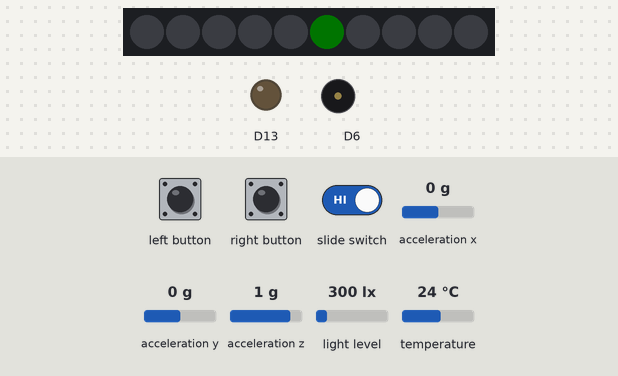
The sketch below on a simulated Adafruit Circuit Playground Express. Parts: 10 RGB LEDs in strip order, left to right, output pins drawn as LEDs (lit = HIGH), buzzer (waves = sounding). The inputs (shaded band) are chosen by the test bench; at power-on: acceleration x 0 g, acceleration y 0 g, acceleration z 1 g, light level 300 lx, temperature 24 °C. Dim RGB values are drawn brighter than linear; what the sketch prints to the serial monitor is not drawn.

Above: at 1.2 s.
1.3 s: slide switch set LOW
At 1.6 s:
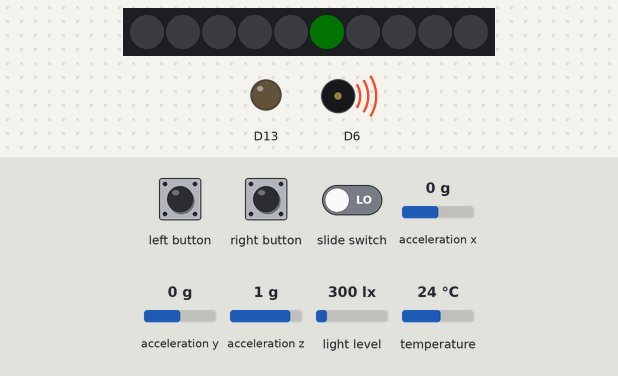
8.4 s: slide switch set HIGH
At 10.0 s:
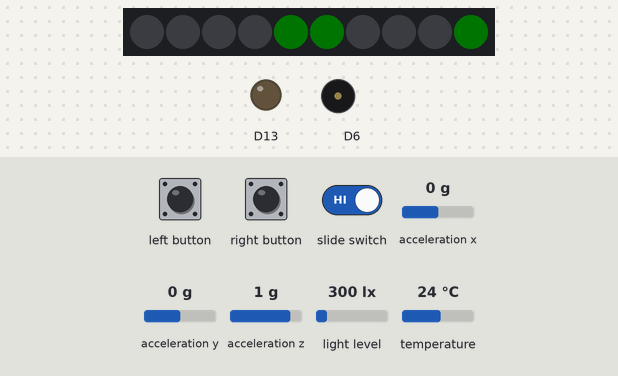
14.4 s: slide switch set LOW
At 15.23 s:
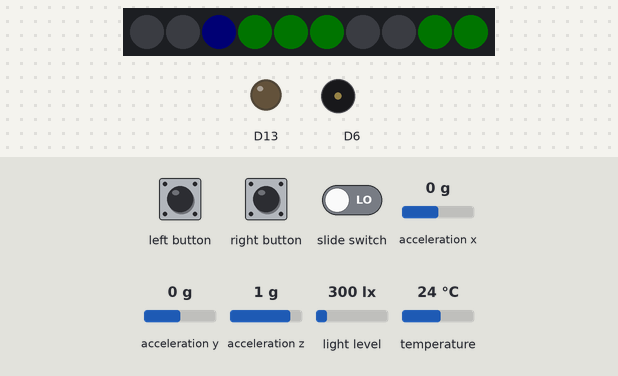
Timing chart, 0 to 39.3 s (numbered marks = the images above; inputs shaded):
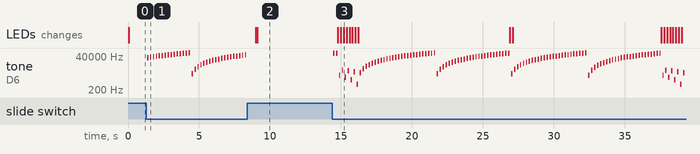

Measured:
- after the input at 1.3 s, tone on D6: plays 30500 Hz for 0.10 s, 33000 Hz for 0.10 s, 35500 Hz for 0.10 s, 38000 Hz for 0.10 s, 40500 Hz for 0.10 s, 43000 Hz for 0.10 s … (34 notes in this stretch), starting after 0.05 s
- after the input at 8.4 s, tone on D6: stops changing and stays silent
- after the input at 14.4 s, tone on D6: plays 59464 Hz for 0.10 s, 61964 Hz for 0.10 s, 2000 Hz for 0.10 s, 4500 Hz for 0.10 s, 1500 Hz for 0.10 s, 4000 Hz for 0.10 s … (119 notes in this stretch), starting after 0.05 s

The sketch:

cplay_32u4_npx_demo-aa.ino
```cpp
// Demo program for testing library and board - flip the switch to turn on/off buzzer

#include <Adafruit_CircuitPlayground.h>

// we light one pixel at a time, this is our counter
uint8_t pixeln = 0;
uint8_t pixelwhl = 3;

#define INTENSITY 1 // 8 bits

void setup() {
  Serial.begin(9600);
  Serial.println("Circuit Playground test!");

  CircuitPlayground.begin();
  CircuitPlayground.setBrightness(INTENSITY);
}


void loop() {
  uint16_t raw_millis = 0;
  raw_millis = millis();
  bool expired = 0;
  do {
    uint16_t result = ( millis() - raw_millis);
    if (result > 22 ) // 655)
        { expired = -1; }
  } while (! expired);

  // turn off speaker when not in use
  CircuitPlayground.speaker.enable(false);


#ifdef BLINKENRED
  // test Red #13 LED
  CircuitPlayground.redLED(HIGH);
  delay(100);
  CircuitPlayground.redLED(LOW);
#endif

  /************* TEST CAPTOUCH */
  Serial.print("Capsense #3: "); Serial.println(CircuitPlayground.readCap(3));
  Serial.print("Capsense #2: "); Serial.println(CircuitPlayground.readCap(2));
  Serial.print("Capsense #0: "); Serial.println(CircuitPlayground.readCap(0));
  Serial.print("Capsense #1: "); Serial.println(CircuitPlayground.readCap(1));
  Serial.print("Capsense #12: "); Serial.println(CircuitPlayground.readCap(12));
  Serial.print("Capsense #6: "); Serial.println(CircuitPlayground.readCap(6));
  Serial.print("Capsense #9: "); Serial.println(CircuitPlayground.readCap(9));
  Serial.print("Capsense #10: "); Serial.println(CircuitPlayground.readCap(10));
  delay(10);

  /************* TEST SLIDE SWITCH */
  if (CircuitPlayground.slideSwitch()) {
    Serial.println("Slide to the left");
  } else {
    Serial.println("Slide to the right");
    CircuitPlayground.speaker.enable(true);
    CircuitPlayground.playTone(500 + pixeln * 500, 100);
  }
  delay(10);

  /************* TEST 10 NEOPIXELS */
  pixelwhl++; pixeln++ ; pixeln++ ; pixeln++; pixeln++ ; pixeln++ ;
  if (pixeln == 11) { pixeln = 0; }
  if (pixeln == 12) { pixeln = 1; }
  if (pixeln == 13) { pixeln = 2; }

  // strip will signal missing pixels as if they were present

#if 0
  if (pixeln == 14) { pixeln = 3; }
  if (pixeln == 15) { pixeln = 4; }
  if (pixeln == 16) { pixeln = 5; }
  if (pixeln == 17) { pixeln = 6; }
#endif

  CircuitPlayground.setPixelColor(pixeln, CircuitPlayground.colorWheel( ((25 * pixelwhl) & 0xFF)));

    // CircuitPlayground.clearPixels();
  delay(10);

  /************* TEST BOTH BUTTONS */
  if (CircuitPlayground.leftButton()) {
    Serial.println("Left button pressed!");
  }
  if (CircuitPlayground.rightButton()) {
    Serial.println("Right button pressed!");
  }
  delay(10);

  /************* TEST LIGHT SENSOR */
  Serial.print("Light sensor: ");
  Serial.println(CircuitPlayground.lightSensor());
  delay(10);

  /************* TEST SOUND SENSOR */
  Serial.print("Sound sensor: ");
  Serial.println(CircuitPlayground.mic.soundPressureLevel(10));
  delay(10);

  /************* TEST ACCEL */
  // Display the results (acceleration is measured in m/s*s)
  Serial.print("X: "); Serial.print(CircuitPlayground.motionX());
  Serial.print(" \tY: "); Serial.print(CircuitPlayground.motionY());
  Serial.print(" \tZ: "); Serial.print(CircuitPlayground.motionZ());
  Serial.println(" m/s^2");
  delay(10);

  /************* TEST THERMISTOR */
  Serial.print("Temperature ");
  Serial.print(CircuitPlayground.temperature());
  Serial.println(" *C");
}
```
